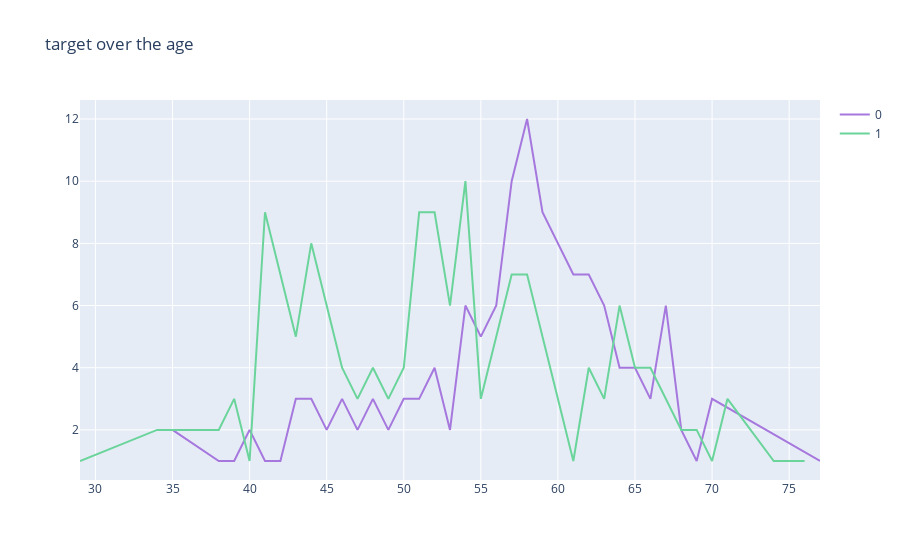

Notebook code cell kept with this figure:
### Code cell
col='age'
d1=df[df['target']==0]
d2=df[df['target']==1]
v1=d1[col].value_counts().reset_index()
v1=v1.rename(columns={col:'count','index':col})
v1['percent']=v1['count'].apply(lambda x : 100*x/sum(v1['count']))
v1=v1.sort_values(col)
v2=d2[col].value_counts().reset_index()
v2=v2.rename(columns={col:'count','index':col})
v2['percent']=v2['count'].apply(lambda x : 100*x/sum(v2['count']))
v2=v2.sort_values(col)
trace1 = go.Scatter(x=v1[col], y=v1["count"], name=0, marker=dict(color="#a678de"))
trace2 = go.Scatter(x=v2[col], y=v2["count"], name=1, marker=dict(color="#6ad49b"))
data = [trace1, trace2]
layout={'title':"target over the age"}
fig = go.Figure(data, layout=layout)
iplot(fig)

### Figure 1 — Plotly figure (JSON) as saved in the notebook; plotly's stock layout.template omitted (floating-point values rounded to 4 significant figures)
{"data": [{"marker": {"color": "#a678de"}, "name": "0", "type": "scatter", "x": [35, 38, 39, 40, 41, 42, 43, 44, 45, 46, 47, 48, 49, 50, 51, 52, 53, 54, 55, 56, 57, 58, 59, 60, 61, 62, 63, 64, 65, 66, 67, 68, 69, 70, 77], "y": [2, 1, 1, 2, 1, 1, 3, 3, 2, 3, 2, 3, 2, 3, 3, 4, 2, 6, 5, 6, 10, 12, 9, 8, 7, 7, 6, 4, 4, 3, 6, 2, 1, 3, 1]}, {"marker": {"color": "#6ad49b"}, "name": "1", "type": "scatter", "x": [29, 34, 35, 37, 38, 39, 40, 41, 42, 43, 44, 45, 46, 47, 48, 49, 50, 51, 52, 53, 54, 55, 56, 57, 58, 59, 60, 61, 62, 63, 64, 65, 66, 67, 68, 69, 70, 71, 74, 76], "y": [1, 2, 2, 2, 2, 3, 1, 9, 7, 5, 8, 6, 4, 3, 4, 3, 4, 9, 9, 6, 10, 3, 5, 7, 7, 5, 3, 1, 4, 3, 6, 4, 4, 3, 2, 2, 1, 3, 1, 1]}], "layout": {"title": {"text": "target over the age"}}}
